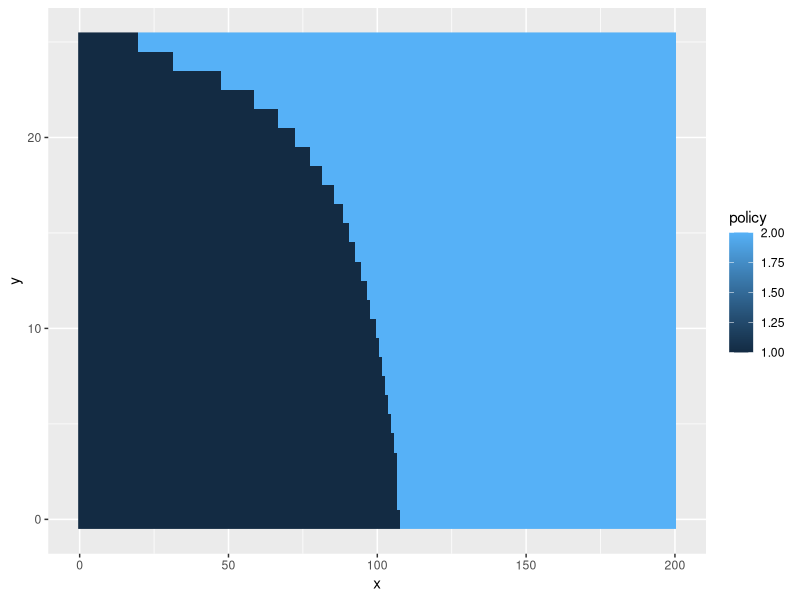

Source code (R):
## value iteration for dynamic block size
library(tidyverse)

## state space
X <- seq(0, 200, by=1)  # size of mempool
Y <- seq(0, 25, by=1)   # number of arrivals during prev period

## control is the block size in MB
## 1 MB gets 2000 txs
## 2 MB gets 4000 txs
## and so on
C <- 1:2  # possible controls
K <- 10   # txs per unit of control

alpha <- .9  # discount factor for DP iteration
b <- function(x) 15/(1 + exp(-.05*(x-100))) # tx fee in satoshis per byte
lambda <- .7 # coefficient for AR1 model w_k = lambda*w_{k-1} + xi_k
sigma <- 5   # sd for error term in AR1 model
b0 <- 10     # in the AR1 model

f <- function(x, y, u) {
    xi <- rnorm(1, 0, sigma)
    x.next <- max(0, x - u*K + lambda*y + xi)
    y.next <- max(0, lambda*y + xi)
    list(x.next, y.next)
}

## utility of applying control u in state (x,y)
## really only depends on x_k and not (directly) on y_k
g <- array(data = 0,
           dim = c(length(X), length(C)),
           dimnames = list(statex=as.character(X),
                           control=as.character(C)))
blk.size <- sapply(X, function(x) pmin(C*K, x))  # num txs in block
g <- b(X) * t(blk.size)  # element-wise

## transition probabilities.
## When computing the value-to-go, we need to take
## expectation wrt the random component xi. We want to know the
## probability of going from (x,y) to (x.next,y.next) when control u
## is applied. From the system equations for x.next, y.next
## x.next = x - u + (lambda*y + xi)
## and
## y.next = lambda*y + xi
## During value iteration we will know x,y,x.next,y.next, and u. We
## compute the probability of observing the associated value of xi.
## Note that we can use either system equation to solve for xi.
## Let's use the system equation for y.next since the state space
## for y is smaller than for x. Given y and y.next,
## xi = y.next - lambda*y
## what is the probability that xi took on this value?
## xi ~ Normal(b0, sigma), so an estimate is provided by
## pnorm(xi+.5, mean=b0, sd=sigma) - pnorm(xi-.5, mean=b0, sd=sigma)
## Note that the distribution of the random xi does not depend on the
## control u.
P <- array(data = NA,
           dim = c(length(Y), length(Y)),
           dimnames = list(statey=as.character(Y),
                           stateynext=as.character(Y)))
for (y in 1:length(Y)) {
    xi <- Y - lambda*Y[y]
    P[y,] <- pnorm(xi+.5, mean=b0, sd=sigma) -
        pnorm(xi-.5, mean=b0, sd=sigma)
}

## applies the DP iteration.
## note that x,y are indices into the state space, while x.next, y.next
## are state space values.
F <- function(x, y) {
    val <- rep(Inf, length(C))   # holds the rev for each control
    for (u in 1:length(C)) {
        ## expectation is wrt xi.
        ## see note on computation of transition probabilities.
        ## vectorized version: given x,y, we determine the possible values
        ## of x.next for all y.next (that is, for all Y)
        x.next <- pmin(pmax(0, X[x] - C[u]*K + Y), X[length(X)])
        ## then take expectation by using the probability of going from
        ## y to y.next (that is, Y).
        val[u] <- g[x,u] + alpha * sum(P[y,Y+1] * diag(V[x.next+1,Y+1]))
    }
    val.star <- max(val)
    ctrl <- which(near(val.star, val))  # could be a tie
    list(val.star, ctrl[1])             # so just choose 1st entry
}
    
## initialization
eps <- .01     # tolerance for convergence
k <- 0          # iteration number
V <- matrix(0, nrow=length(X), ncol=length(Y)) # initial values
V.prev <- matrix(eps + 1, nrow=length(X), ncol=length(Y))
policy <- matrix(NA, nrow=length(X), ncol=length(Y))

## value iteration
while (!all(near(V - V.prev, 0, tol=eps))) {
    k <- k + 1
    V.prev <- V
    for (x in 1:length(X)) {
        for (y in 1:length(Y)) {
            lst <- F(x, y) # pass the indices
            V[x,y] <- lst[[1]]
            policy[x,y] <- lst[[2]]
        }
    }
    if (near(k %% 25, 0)) { # print a message to check progress
        message("k = ", k, "sum(V-V.prev) = ", sum(V-V.prev))
    }
}

## diagnostics and visualization of the optimal value function
## and the optimal policy
SS <- expand.grid(x=X, y=Y, KEEP.OUT.ATTRS = TRUE)
SS$v <- as.vector(V)  # unfolds the matrix column-wise
SS$policy <- as.vector(policy)

ggplot(SS, aes(x=x,y=y)) + geom_raster(aes(fill=policy))

